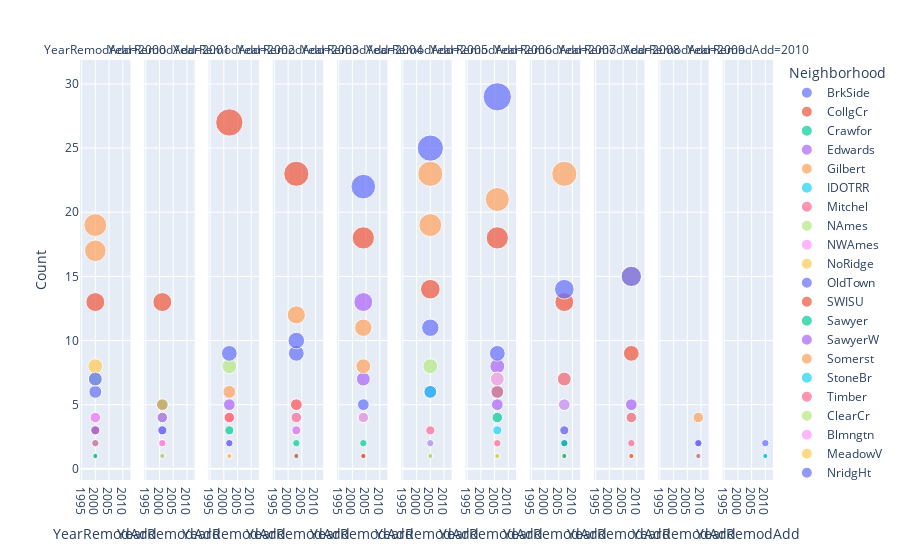

Notebook source saved alongside this figure:
### Code cell
df = yr_nbhood
fig = px.scatter(df, x="YearRemodAdd", y="Count", #animation_group="Neighborhood", animation_frame = 'blt_decade', 
                 color="Neighborhood", hover_name="Neighborhood", size = 'Count', facet_col="YearRemodAdd" )
                 #size_max=55)#, range_x=[100,100000], range_y=[25,90])#, 
# fig.update_xaxes(tickangle=45)
fig.show()
